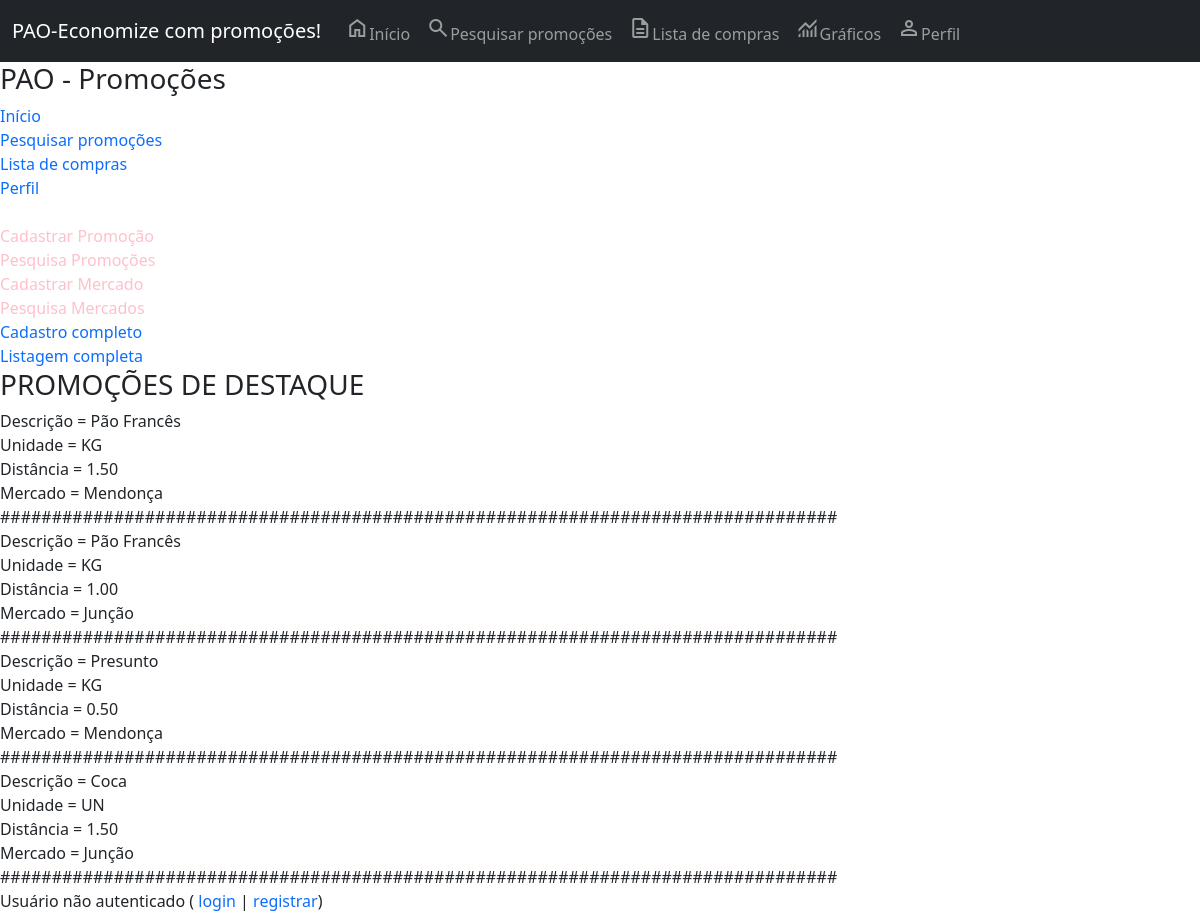
The page / on the database its author committed.
### core/models.py (models this page shows, shortened)
class Promocao(models.Model):
    descricao = models.CharField(max_length=150, blank=True, null=True, verbose_name='Descricao')
    unidade = models.CharField(max_length=20, blank=True, null=True, verbose_name='Unidade')
    categoria = models.CharField(max_length=100,choices=CATEGORIAS_CHOICES, blank=True, null=True, verbose_name='Categoria')
    preco_normal = models.DecimalField(max_digits=10, decimal_places=2, verbose_name='Preço normal')
    preco_promocao = models.DecimalField(max_digits=10, decimal_places=2, verbose_name='Preço')
    data_inicio = models.DateField(auto_now=False, verbose_name='Inicio')
    data_fim = models.DateField(auto_now=False, verbose_name='Fim')
    distancia = models.DecimalField(max_digits=10, decimal_places=2, verbose_name='Distância')
    mercado = models.ForeignKey(Mercado, on_delete=models.CASCADE, verbose_name='Mercado')
    class Meta:
        verbose_name_plural = 'Promoções'

class Mercado(models.Model):
    razao_social = models.CharField(max_length=100, verbose_name='Razão Social')
    cnpj = models.CharField(max_length=20, verbose_name='CNPJ')
    endereco = models.OneToOneField(Endereco, blank=True, null=True, on_delete=models.CASCADE, verbose_name='Endereço')
    class Meta:
        verbose_name_plural = 'Mercado'

### core/views.py (the view)
# urls.py: path('', inicio, name='url_principal'),
def inicio(request):
    promocoes = Promocao.objects.all()
    contexto = {'promocoes': promocoes}
    return render(request, 'core/index.html', contexto)

### core/templates/core/index.html (shortened to what this page needs)
{% extends 'base.html' %}
{% load static %}
{% block main %}
<h3>PAO - Promoções</h3>
<a href="/">Início</a><br>
<a href="/listagem-promocoes/">Pesquisar promoções</a><br>
<a href="/lista-compras/">Lista de compras</a></br>
<a href="/perfil/">Perfil</a></br></br>
<a class="feito" href="/cadastro-promocao/">Cadastrar Promoção</a><br>
<a class="feito" href="/listagem-promocoes/">Pesquisa Promoções</a><br>
<a class="feito" href="/cadastro-mercado/">Cadastrar Mercado</a><br>
<a class="feito" href="/listagem-mercados/">Pesquisa Mercados</a><br>
<a href="/cadastro-completo/">Cadastro completo</a> <br>
<a href="/listagem-completa/">Listagem completa</a> <br>
<h3>PROMOÇÕES DE DESTAQUE</h3>
{% for i in promocoes %}
Descrição = {% if i.descricao %} {{ i.descricao }} {% endif %} <br>
Unidade = {% if i.unidade %} {{ i.unidade }} {% endif %} <br>
Distância = {% if i.distancia %} {{ i.distancia }} {% endif %} <br>
Mercado = {% if i.mercado.razao_social %} {{ i.mercado.razao_social}}{% endif %} <br>
################################################################################# <br>
{% endfor %}
{% endblock %}

### core/templates/core/index.html (style rules this page uses)
a:link { text-decoration: none; }
.feito { color: pink; }

### rows shown on the page
Promocao: descricao "Pão Francês", unidade "KG", distancia "1.50", mercado.razao_social "Mendonça"
Promocao: descricao "Pão Francês", unidade "KG", distancia "1.00", mercado.razao_social "Junção"
Promocao: descricao "Presunto", unidade "KG", distancia "0.50", mercado.razao_social "Mendonça"
Promocao: descricao "Coca", unidade "UN", distancia "1.50", mercado.razao_social "Junção"
